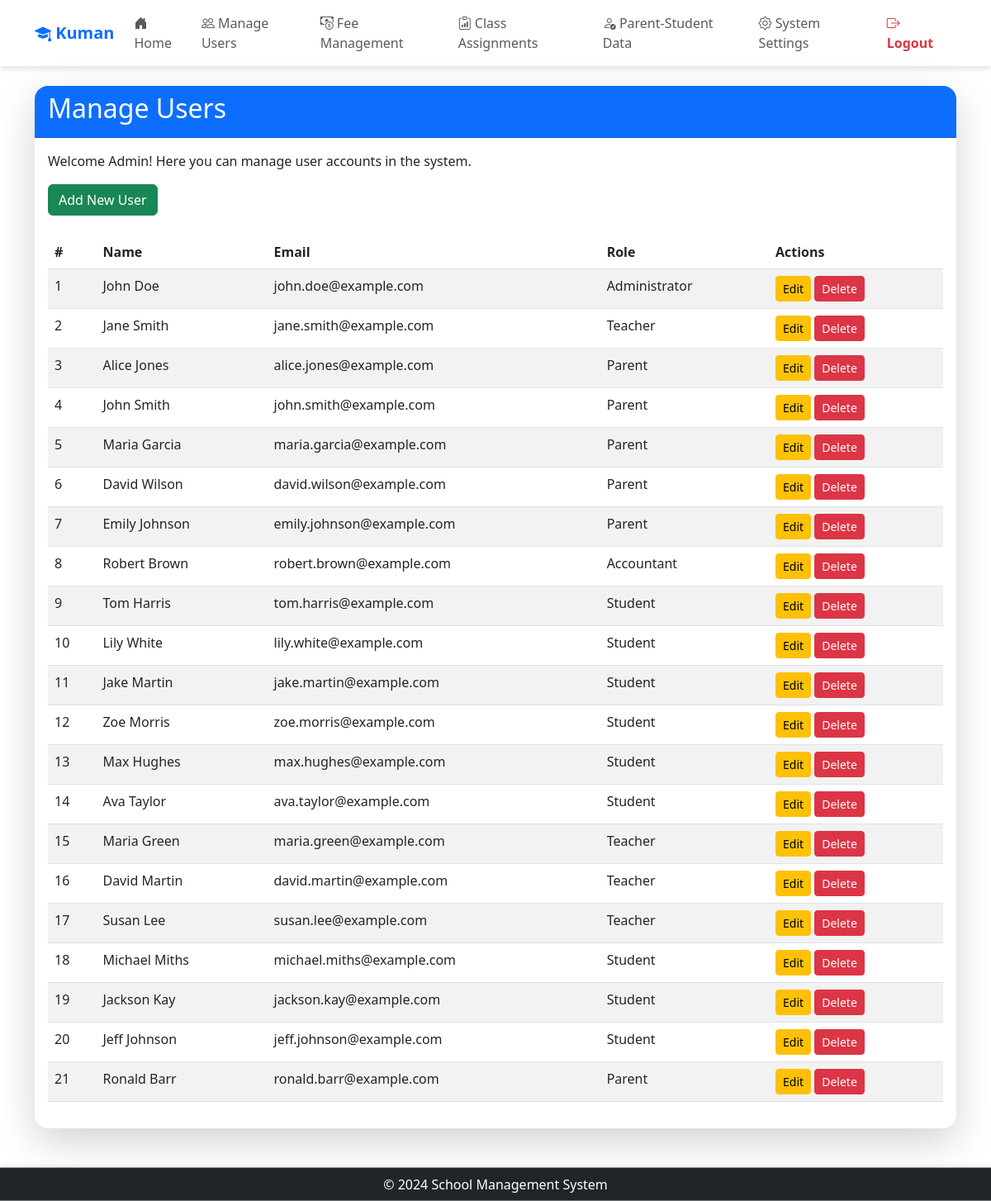
The page /admin/manage_users (signed in) on the database its author committed.
### app/models/models.py (models this page shows, shortened)
class Settings(db.Model):
    __tablename__ = 'Settings'
    setting_key = db.Column('SettingKey', db.String, primary_key=True)
    setting_value = db.Column('SettingValue', db.String, nullable=False)
    description = db.Column('Description', db.String, nullable=False)
    category = db.Column('Category', db.String, nullable=False)

class User(UserMixin, db.Model):
    __tablename__ = 'User'
    id = db.Column('Id', db.String, primary_key=True)
    password = db.Column('Password', db.String, nullable=True)
    role_id = db.Column('RoleId', db.String, ForeignKey('Role.RoleId', ondelete='SET NULL'))
    email = db.Column('Email', db.String, nullable=False)
    first_name = db.Column('FirstName', db.String, nullable=False)
    last_name = db.Column('LastName', db.String, nullable=False)
    date_of_birth = db.Column('DateOfBirth', db.Date, nullable=False)
    role = relationship('Role', back_populates='users')
    parent_relations = relationship('ParentStudentRelation', back_populates='parent', foreign_keys='ParentStudentRelation.parent_id')
    student_relations = relationship('ParentStudentRelation', back_populates='student', foreign_keys='ParentStudentRelation.student_id')
    student_fees = relationship('StudentFeeAssignment', back_populates='student')
    class_assignments_teacher = relationship('ClassAssignment', back_populates='teacher', foreign_keys='ClassAssignment.teacher_id')
    class_assignments_student = relationship('ClassAssignment', back_populates='student', foreign_keys='ClassAssignment.student_id')
    messages_sent = relationship('Notification', back_populates='teacher', foreign_keys='Notification.teacher_id')
    messages_received = relationship('Notification', back_populates='student', foreign_keys='Notification.student_id')

class Role(db.Model):
    __tablename__ = 'Role'
    id = db.Column('RoleId', db.String, primary_key=True, default=lambda: str(uuid.uuid4()))
    role_name = db.Column('RoleName', db.String, nullable=False)
    users = relationship('User', back_populates='role')

### app/routes/admin/user_management.py (the view)
@admin.route('/manage_users')
@login_required
@role_required('1')
def manage_users():
    users = User.query.all()  # Retrieve all users from the User table
    return render_template('admin/manage_users.html', users=users, app_name=app_name())

### app/__init__.py (called while the page is built)
@login_manager.user_loader
def load_user(user_id):
    from .models.models import User
    return User.query.get(user_id)

### app/routes/routes.py (called while the page is built)
def app_name():
    app_name = "School Management System"
    with current_app.app_context():
        setting = Settings.query.filter_by(setting_key='school_name').first()
        if setting and setting.setting_value:
            app_name = setting.setting_value
    return app_name

def role_required(*roles):
    def decorator(f):
        @wraps(f)
        def decorated_function(*args, **kwargs):
            if not current_user.is_authenticated or current_user.role_id not in roles:
                abort(403)  # Forbidden access if role does not match
            return f(*args, **kwargs)
        return decorated_function
    return decorator

### app/templates/admin/manage_users.html (shortened to what this page needs)
{% extends "share/dashboard.html" %} {% block title %}Manage Users{% endblock %}
{% block card_header %}bg-danger{% endblock %} {% block card_title %}Manage
Users{% endblock %} {% block card_content %}
<p>Welcome Admin! Here you can manage user accounts in the system.</p>
<div class="mb-4">
	<a href="{{ url_for('admin.add_user') }}" class="btn btn-success"
		>Add New User</a
	>
</div>
<div class="table-responsive">
	<table class="table table-striped">
		<thead>
			<tr>
				<th>#</th>
				<th>Name</th>
				<th>Email</th>
				<th>Role</th>
				<th>Actions</th>
			</tr>
		</thead>
		<tbody>
			{% for user in users %}
			<tr>
				<td>{{ loop.index }}</td>
				<td>{{ user.first_name }} {{ user.last_name }}</td>
				<td>{{ user.email }}</td>
				<td>{{ user.role.role_name }}</td>
				<td>
					<a
						href="{{ url_for('admin.edit_user', user_id=user.id) }}"
						class="btn btn-warning btn-sm"
						>Edit</a
					>
					<form
						action="{{ url_for('admin.delete_user', user_id=user.id) }}"
						method="post"
						class="d-inline"
						onsubmit="return confirm('Are you sure you want to delete this user?');"
					>
						<button type="submit" class="btn btn-danger btn-sm">Delete</button>
					</form>
				</td>
			</tr>
			{% endfor %}
		</tbody>
	</table>
</div>
{% endblock %}

### app/templates/share/dashboard.html (shortened to what this page needs)
<!DOCTYPE html>
<html lang="en">
  <head>
    <link href="https://cdn.jsdelivr.net/npm/bootstrap@5.3.0-alpha1/dist/css/bootstrap.min.css" rel="stylesheet" />
    <link href="https://cdn.jsdelivr.net/npm/bootstrap-icons/font/bootstrap-icons.css" rel="stylesheet" />
  </head>
  <body>
    <header class="navbar navbar-expand-lg navbar-light">
      <div class="container">
        <a class="navbar-brand text-primary fw-bold"
          href="{% if current_user.role_id == '1' %}
                    {{ url_for('admin.dashboard') }}
                {% elif current_user.role_id == '2' %}
                    {{ url_for('teacher.dashboard') }}
                {% elif current_user.role_id == '3' %}
                    {{ url_for('parent.dashboard') }}
                {% elif current_user.role_id == '4' %}
                    {{ url_for('accountant.dashboard') }}
                {% else %}
                    {{ url_for('views.home') }}
                {% endif %}">
          <i class="bi bi-mortarboard-fill"></i> {{ app_name }}
        </a>
        <div class="collapse navbar-collapse" id="navbarNav">
          <ul class="navbar-nav me-auto">
            <li class="nav-item">
              <a class="nav-link"
                 href="{% if current_user.role_id == '1' %}
                          {{ url_for('admin.dashboard') }}
                       {% elif current_user.role_id == '2' %}
                          {{ url_for('teacher.dashboard') }}
                       {% elif current_user.role_id == '3' %}
                          {{ url_for('parent.dashboard') }}
                       {% elif current_user.role_id == '4' %}
                          {{ url_for('accountant.dashboard') }}
                       {% else %}
                          {{ url_for('views.home') }}
                       {% endif %}">
                <i class="bi bi-house-door-fill"></i> Home
              </a>
            </li>
            {% if current_user.role_id == '1' %}
              <li class="nav-item">
                <a class="nav-link" href="{{ url_for('admin.manage_users') }}">
                  <i class="bi bi-people"></i> Manage Users
                </a>
              </li>
              <li class="nav-item">
                <a class="nav-link" href="{{ url_for('admin.fee_management') }}">
                  <i class="bi bi-cash-coin"></i> Fee Management
                </a>
              </li>
              <li class="nav-item">
                <a class="nav-link" href="{{ url_for('admin.manage_classes') }}">
                  <i class="bi bi-clipboard-data"></i> Class Assignments
                </a>
              </li>
              <li class="nav-item">
                <a class="nav-link" href="{{ url_for('admin.parent_student') }}">
                  <i class="bi bi-person-check"></i> Parent-Student Data
                </a>
              </li>
              <li class="nav-item">
                <a class="nav-link" href="{{ url_for('admin.system_settings') }}">
                  <i class="bi bi-gear"></i> System Settings
                </a>
              </li>
            {% endif %}
          </ul>
          <ul class="navbar-nav ms-auto">
            <li class="nav-item">
              <a class="nav-link text-danger fw-bold" href="{{ url_for('auth.logout') }}">
                <i class="bi bi-box-arrow-right"></i> Logout
              </a>
            </li>
          </ul>
        </div>
      </div>
    </header>
    <main class="container mt-4">
      <div class="card border-0 shadow-lg rounded-4">
        <div class="card-header text-white bg-primary rounded-top-4">
          <h2>{% block card_title %} {% endblock %}</h2>
        </div>
        <div class="card-body">
          {% block card_content %} {% endblock %}
        </div>
      </div>
    </main>
    <footer class="bg-dark text-white py-2 mt-5 text-center sticky-footer">
      <div class="container">
        <p class="m-0">&copy; 2024 School Management System</p>
      </div>
    </footer>
  </body>
</html>

### app/templates/share/dashboard.html (style rules this page uses)
html, body { height: 100%; }
body { display: flex; flex-direction: column; min-height: 100vh; }
main { flex: 1; }
.navbar { background: rgba(255, 255, 255, 0.9); box-shadow: 0 4px 6px rgba(0, 0, 0, 0.1); }
.navbar-nav .nav-link { font-weight: 500; transition: 0.3s; }
.sticky-footer { position: sticky; bottom: 0; width: 100%; box-shadow: 0 -2px 6px rgba(0, 0, 0, 0.1); }

### rows shown on the page
Settings: SettingValue "Kuman"
User: first_name "John", last_name "Doe", email "john.doe@example.com", role.role_name "Administrator"
User: first_name "Jane", last_name "Smith", email "jane.smith@example.com", role.role_name "Teacher"
User: first_name "Alice", last_name "Jones", email "alice.jones@example.com", role.role_name "Parent"
User: first_name "John", last_name "Smith", email "john.smith@example.com", role.role_name "Parent"
User: first_name "Maria", last_name "Garcia", email "maria.garcia@example.com", role.role_name "Parent"
User: first_name "David", last_name "Wilson", email "david.wilson@example.com", role.role_name "Parent"
User: first_name "Emily", last_name "Johnson", email "emily.johnson@example.com", role.role_name "Parent"
User: first_name "Robert", last_name "Brown", email "robert.brown@example.com", role.role_name "Accountant"
User: first_name "Tom", last_name "Harris", email "tom.harris@example.com", role.role_name "Student"
User: first_name "Lily", last_name "White", email "lily.white@example.com", role.role_name "Student"
User: first_name "Jake", last_name "Martin", email "jake.martin@example.com", role.role_name "Student"
User: first_name "Zoe", last_name "Morris", email "zoe.morris@example.com", role.role_name "Student"
User: first_name "Max", last_name "Hughes", email "max.hughes@example.com", role.role_name "Student"
User: first_name "Ava", last_name "Taylor", email "ava.taylor@example.com", role.role_name "Student"
User: first_name "Maria", last_name "Green", email "maria.green@example.com", role.role_name "Teacher"
User: first_name "David", last_name "Martin", email "david.martin@example.com", role.role_name "Teacher"
User: first_name "Susan", last_name "Lee", email "susan.lee@example.com", role.role_name "Teacher"
User: first_name "Michael", last_name "Miths", email "michael.miths@example.com", role.role_name "Student"
User: first_name "Jackson", last_name "Kay", email "jackson.kay@example.com", role.role_name "Student"
User: first_name "Jeff", last_name "Johnson", email "jeff.johnson@example.com", role.role_name "Student"
User: first_name "Ronald", last_name "Barr", email "ronald.barr@example.com", role.role_name "Parent"
